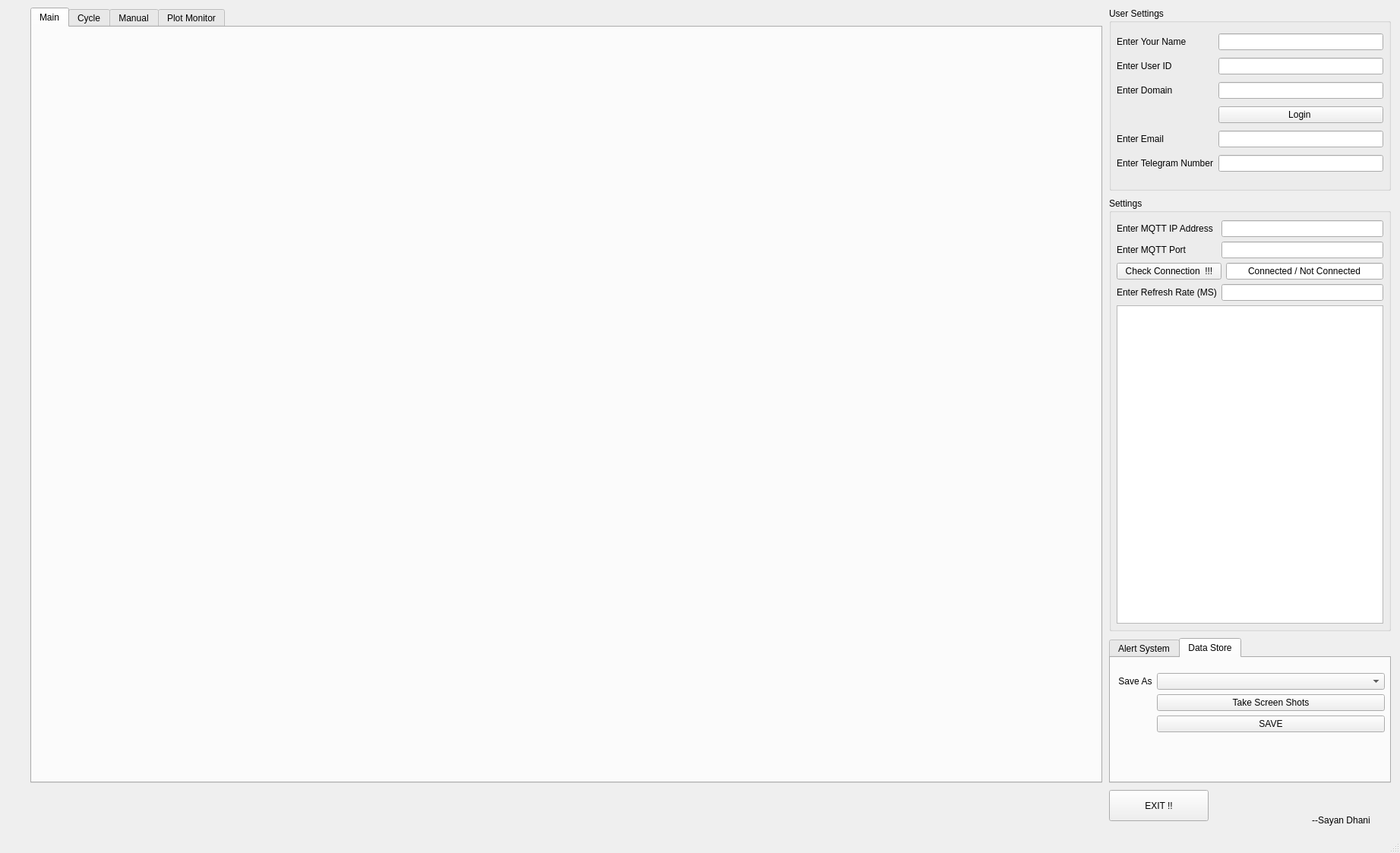
<?xml version="1.0" encoding="UTF-8"?>
<ui version="4.0">
 <class>MainWindow</class>
 <widget class="QMainWindow" name="MainWindow">
  <property name="geometry">
   <rect>
    <x>0</x>
    <y>0</y>
    <width>1843</width>
    <height>1123</height>
   </rect>
  </property>
  <property name="windowTitle">
   <string>MainWindow</string>
  </property>
  <widget class="QWidget" name="centralwidget">
   <widget class="QTabWidget" name="tabWidget">
    <property name="geometry">
     <rect>
      <x>40</x>
      <y>10</y>
      <width>1411</width>
      <height>1021</height>
     </rect>
    </property>
    <property name="currentIndex">
     <number>0</number>
    </property>
    <widget class="QWidget" name="tab">
     <attribute name="title">
      <string>Main</string>
     </attribute>
    </widget>
    <widget class="QWidget" name="tab_2">
     <attribute name="title">
      <string>Cycle</string>
     </attribute>
    </widget>
    <widget class="QWidget" name="tab_5">
     <attribute name="title">
      <string>Manual</string>
     </attribute>
    </widget>
    <widget class="QWidget" name="tab_6">
     <attribute name="title">
      <string>Plot Monitor</string>
     </attribute>
     <widget class="QWidget" name="layoutWidget">
      <property name="geometry">
       <rect>
        <x>20</x>
        <y>20</y>
        <width>1371</width>
        <height>961</height>
       </rect>
      </property>
      <layout class="QGridLayout" name="gridLayout_8">
       <item row="0" column="0">
        <widget class="QSplitter" name="splitter">
         <property name="orientation">
          <enum>Qt::Horizontal</enum>
         </property>
         <widget class="QLabel" name="label_11">
          <property name="text">
           <string>Select Topic</string>
          </property>
          <property name="alignment">
           <set>Qt::AlignCenter</set>
          </property>
         </widget>
         <widget class="QComboBox" name="comboBox_2"/>
         <widget class="QLabel" name="label_12">
          <property name="text">
           <string>Select Sub-topic</string>
          </property>
          <property name="alignment">
           <set>Qt::AlignCenter</set>
          </property>
         </widget>
         <widget class="QComboBox" name="comboBox_3"/>
         <widget class="QLabel" name="label_13">
          <property name="text">
           <string>Select Frame</string>
          </property>
          <property name="alignment">
           <set>Qt::AlignCenter</set>
          </property>
         </widget>
         <widget class="QComboBox" name="comboBox_4"/>
        </widget>
       </item>
       <item row="1" column="0">
        <layout class="QGridLayout" name="gridLayout_4">
         <item row="0" column="0">
          <widget class="QSplitter" name="splitter_2">
           <property name="orientation">
            <enum>Qt::Vertical</enum>
           </property>
           <widget class="QWidget" name="widget" native="true"/>
          </widget>
         </item>
         <item row="0" column="1">
          <widget class="QSplitter" name="splitter_5">
           <property name="orientation">
            <enum>Qt::Vertical</enum>
           </property>
           <widget class="QWidget" name="widget_2" native="true"/>
          </widget>
         </item>
         <item row="0" column="2">
          <widget class="QSplitter" name="splitter_3">
           <property name="orientation">
            <enum>Qt::Vertical</enum>
           </property>
           <widget class="QWidget" name="widget_3" native="true"/>
          </widget>
         </item>
         <item row="0" column="3">
          <widget class="QSplitter" name="splitter_4">
           <property name="orientation">
            <enum>Qt::Vertical</enum>
           </property>
           <widget class="QWidget" name="widget_4" native="true"/>
          </widget>
         </item>
        </layout>
       </item>
       <item row="2" column="0">
        <layout class="QGridLayout" name="gridLayout_5">
         <item row="0" column="0">
          <widget class="QSplitter" name="splitter_6">
           <property name="orientation">
            <enum>Qt::Vertical</enum>
           </property>
           <widget class="QWidget" name="widget_5" native="true"/>
          </widget>
         </item>
         <item row="0" column="1">
          <widget class="QSplitter" name="splitter_7">
           <property name="orientation">
            <enum>Qt::Vertical</enum>
           </property>
           <widget class="QWidget" name="widget_6" native="true"/>
          </widget>
         </item>
         <item row="0" column="2">
          <widget class="QSplitter" name="splitter_8">
           <property name="orientation">
            <enum>Qt::Vertical</enum>
           </property>
           <widget class="QWidget" name="widget_7" native="true"/>
          </widget>
         </item>
         <item row="0" column="3">
          <widget class="QSplitter" name="splitter_9">
           <property name="orientation">
            <enum>Qt::Vertical</enum>
           </property>
           <widget class="QWidget" name="widget_8" native="true"/>
          </widget>
         </item>
        </layout>
       </item>
       <item row="3" column="0">
        <layout class="QGridLayout" name="gridLayout_7">
         <item row="0" column="0">
          <widget class="QSplitter" name="splitter_14">
           <property name="orientation">
            <enum>Qt::Vertical</enum>
           </property>
           <widget class="QWidget" name="widget_13" native="true"/>
          </widget>
         </item>
         <item row="0" column="1">
          <widget class="QSplitter" name="splitter_15">
           <property name="orientation">
            <enum>Qt::Vertical</enum>
           </property>
           <widget class="QWidget" name="widget_14" native="true"/>
          </widget>
         </item>
         <item row="0" column="2">
          <widget class="QSplitter" name="splitter_16">
           <property name="orientation">
            <enum>Qt::Vertical</enum>
           </property>
           <widget class="QWidget" name="widget_15" native="true"/>
          </widget>
         </item>
         <item row="0" column="3">
          <widget class="QSplitter" name="splitter_17">
           <property name="orientation">
            <enum>Qt::Vertical</enum>
           </property>
           <widget class="QWidget" name="widget_16" native="true"/>
          </widget>
         </item>
        </layout>
       </item>
       <item row="4" column="0">
        <layout class="QGridLayout" name="gridLayout_6">
         <item row="0" column="0">
          <widget class="QSplitter" name="splitter_10">
           <property name="orientation">
            <enum>Qt::Vertical</enum>
           </property>
           <widget class="QWidget" name="widget_9" native="true"/>
          </widget>
         </item>
         <item row="0" column="1">
          <widget class="QSplitter" name="splitter_11">
           <property name="orientation">
            <enum>Qt::Vertical</enum>
           </property>
           <widget class="QWidget" name="widget_10" native="true"/>
          </widget>
         </item>
         <item row="0" column="2">
          <widget class="QSplitter" name="splitter_12">
           <property name="orientation">
            <enum>Qt::Vertical</enum>
           </property>
           <widget class="QWidget" name="widget_11" native="true"/>
          </widget>
         </item>
         <item row="0" column="3">
          <widget class="QSplitter" name="splitter_13">
           <property name="orientation">
            <enum>Qt::Vertical</enum>
           </property>
           <widget class="QWidget" name="widget_12" native="true"/>
          </widget>
         </item>
        </layout>
       </item>
      </layout>
     </widget>
    </widget>
   </widget>
   <widget class="QGroupBox" name="groupBox">
    <property name="geometry">
     <rect>
      <x>1460</x>
      <y>260</y>
      <width>371</width>
      <height>571</height>
     </rect>
    </property>
    <property name="title">
     <string>Settings</string>
    </property>
    <widget class="QWidget" name="layoutWidget">
     <property name="geometry">
      <rect>
       <x>10</x>
       <y>30</y>
       <width>351</width>
       <height>531</height>
      </rect>
     </property>
     <layout class="QGridLayout" name="gridLayout">
      <item row="0" column="0">
       <widget class="QLabel" name="label">
        <property name="text">
         <string>Enter MQTT IP Address</string>
        </property>
       </widget>
      </item>
      <item row="0" column="1" colspan="2">
       <widget class="QLineEdit" name="lineEdit">
        <property name="inputMask">
         <string/>
        </property>
        <property name="alignment">
         <set>Qt::AlignLeading|Qt::AlignLeft|Qt::AlignVCenter</set>
        </property>
       </widget>
      </item>
      <item row="1" column="0">
       <widget class="QLabel" name="label_2">
        <property name="text">
         <string>Enter MQTT Port</string>
        </property>
       </widget>
      </item>
      <item row="1" column="1" colspan="2">
       <widget class="QLineEdit" name="lineEdit_2">
        <property name="inputMask">
         <string/>
        </property>
        <property name="alignment">
         <set>Qt::AlignLeading|Qt::AlignLeft|Qt::AlignVCenter</set>
        </property>
       </widget>
      </item>
      <item row="2" column="0" colspan="2">
       <widget class="QPushButton" name="pushButton">
        <property name="text">
         <string>Check Connection  !!!</string>
        </property>
       </widget>
      </item>
      <item row="2" column="2">
       <widget class="QLineEdit" name="lineEdit_3">
        <property name="inputMask">
         <string/>
        </property>
        <property name="text">
         <string>Connected / Not Connected</string>
        </property>
        <property name="alignment">
         <set>Qt::AlignCenter</set>
        </property>
       </widget>
      </item>
      <item row="3" column="0">
       <widget class="QLabel" name="label_3">
        <property name="text">
         <string>Enter Refresh Rate (MS)</string>
        </property>
       </widget>
      </item>
      <item row="3" column="1" colspan="2">
       <widget class="QLineEdit" name="lineEdit_4">
        <property name="inputMask">
         <string/>
        </property>
        <property name="alignment">
         <set>Qt::AlignLeading|Qt::AlignLeft|Qt::AlignVCenter</set>
        </property>
       </widget>
      </item>
      <item row="4" column="0" colspan="3">
       <widget class="QTreeView" name="treeView">
        <attribute name="headerCascadingSectionResizes">
         <bool>false</bool>
        </attribute>
       </widget>
      </item>
     </layout>
    </widget>
   </widget>
   <widget class="QTabWidget" name="tabWidget_2">
    <property name="geometry">
     <rect>
      <x>1460</x>
      <y>840</y>
      <width>371</width>
      <height>191</height>
     </rect>
    </property>
    <property name="currentIndex">
     <number>1</number>
    </property>
    <widget class="QWidget" name="tab_3">
     <attribute name="title">
      <string>Alert System</string>
     </attribute>
     <widget class="QWidget" name="layoutWidget">
      <property name="geometry">
       <rect>
        <x>10</x>
        <y>10</y>
        <width>351</width>
        <height>131</height>
       </rect>
      </property>
      <layout class="QGridLayout" name="gridLayout_3">
       <item row="0" column="0">
        <widget class="QCheckBox" name="checkBox">
         <property name="text">
          <string>Alert Current User</string>
         </property>
        </widget>
       </item>
       <item row="0" column="1">
        <widget class="QLabel" name="label_9">
         <property name="text">
          <string>Set Allert Text</string>
         </property>
        </widget>
       </item>
       <item row="1" column="0">
        <widget class="QCheckBox" name="checkBox_2">
         <property name="text">
          <string>Alert All User</string>
         </property>
        </widget>
       </item>
       <item row="1" column="1" rowspan="3">
        <widget class="QTextEdit" name="textEdit"/>
       </item>
       <item row="2" column="0">
        <widget class="QCheckBox" name="checkBox_3">
         <property name="text">
          <string>Email Aterts</string>
         </property>
        </widget>
       </item>
       <item row="3" column="0">
        <widget class="QCheckBox" name="checkBox_4">
         <property name="text">
          <string>Telegram Allets</string>
         </property>
        </widget>
       </item>
      </layout>
     </widget>
    </widget>
    <widget class="QWidget" name="tab_4">
     <attribute name="title">
      <string>Data Store</string>
     </attribute>
     <widget class="QWidget" name="layoutWidget">
      <property name="geometry">
       <rect>
        <x>10</x>
        <y>20</y>
        <width>351</width>
        <height>131</height>
       </rect>
      </property>
      <layout class="QFormLayout" name="formLayout">
       <item row="0" column="0">
        <widget class="QLabel" name="label_10">
         <property name="text">
          <string>Save As</string>
         </property>
         <property name="alignment">
          <set>Qt::AlignCenter</set>
         </property>
        </widget>
       </item>
       <item row="0" column="1">
        <widget class="QComboBox" name="comboBox"/>
       </item>
       <item row="2" column="1">
        <widget class="QPushButton" name="pushButton_5">
         <property name="text">
          <string>SAVE</string>
         </property>
        </widget>
       </item>
       <item row="1" column="1">
        <widget class="QPushButton" name="pushButton_4">
         <property name="text">
          <string>Take Screen Shots</string>
         </property>
        </widget>
       </item>
      </layout>
     </widget>
    </widget>
   </widget>
   <widget class="QGroupBox" name="groupBox_2">
    <property name="geometry">
     <rect>
      <x>1460</x>
      <y>10</y>
      <width>371</width>
      <height>241</height>
     </rect>
    </property>
    <property name="title">
     <string>User Settings</string>
    </property>
    <widget class="QWidget" name="layoutWidget">
     <property name="geometry">
      <rect>
       <x>10</x>
       <y>30</y>
       <width>351</width>
       <height>193</height>
      </rect>
     </property>
     <layout class="QGridLayout" name="gridLayout_2">
      <item row="0" column="1">
       <widget class="QLineEdit" name="lineEdit_5"/>
      </item>
      <item row="2" column="1">
       <widget class="QLineEdit" name="lineEdit_7">
        <property name="text">
         <string/>
        </property>
       </widget>
      </item>
      <item row="1" column="1">
       <widget class="QLineEdit" name="lineEdit_6"/>
      </item>
      <item row="1" column="0">
       <widget class="QLabel" name="label_5">
        <property name="text">
         <string>Enter User ID</string>
        </property>
       </widget>
      </item>
      <item row="0" column="0">
       <widget class="QLabel" name="label_4">
        <property name="text">
         <string>Enter Your Name</string>
        </property>
       </widget>
      </item>
      <item row="2" column="0">
       <widget class="QLabel" name="label_6">
        <property name="text">
         <string>Enter Domain</string>
        </property>
       </widget>
      </item>
      <item row="5" column="0">
       <widget class="QLabel" name="label_8">
        <property name="text">
         <string>Enter Email</string>
        </property>
       </widget>
      </item>
      <item row="5" column="1">
       <widget class="QLineEdit" name="lineEdit_9"/>
      </item>
      <item row="7" column="0">
       <widget class="QLabel" name="label_7">
        <property name="text">
         <string>Enter Telegram Number</string>
        </property>
       </widget>
      </item>
      <item row="7" column="1">
       <widget class="QLineEdit" name="lineEdit_8"/>
      </item>
      <item row="3" column="1">
       <widget class="QPushButton" name="pushButton_2">
        <property name="text">
         <string>Login </string>
        </property>
       </widget>
      </item>
     </layout>
    </widget>
   </widget>
   <widget class="QPushButton" name="pushButton_3">
    <property name="geometry">
     <rect>
      <x>1460</x>
      <y>1040</y>
      <width>131</width>
      <height>41</height>
     </rect>
    </property>
    <property name="text">
     <string>EXIT !!</string>
    </property>
   </widget>
   <widget class="QLabel" name="label_14">
    <property name="geometry">
     <rect>
      <x>1700</x>
      <y>1070</y>
      <width>131</width>
      <height>20</height>
     </rect>
    </property>
    <property name="text">
     <string>--Sayan Dhani</string>
    </property>
    <property name="alignment">
     <set>Qt::AlignCenter</set>
    </property>
   </widget>
  </widget>
  <widget class="QMenuBar" name="menubar">
   <property name="geometry">
    <rect>
     <x>0</x>
     <y>0</y>
     <width>1843</width>
     <height>22</height>
    </rect>
   </property>
  </widget>
  <widget class="QStatusBar" name="statusbar"/>
 </widget>
 <resources/>
 <connections/>
</ui>
